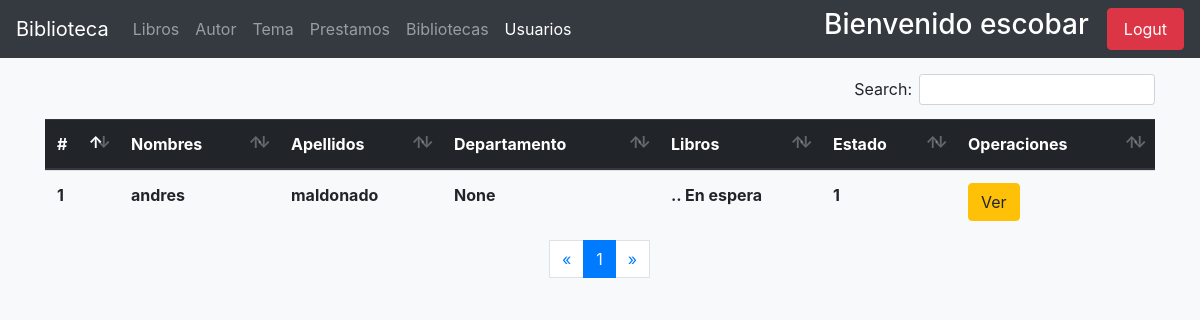
The app's page /user-list/ (signed in), older data.
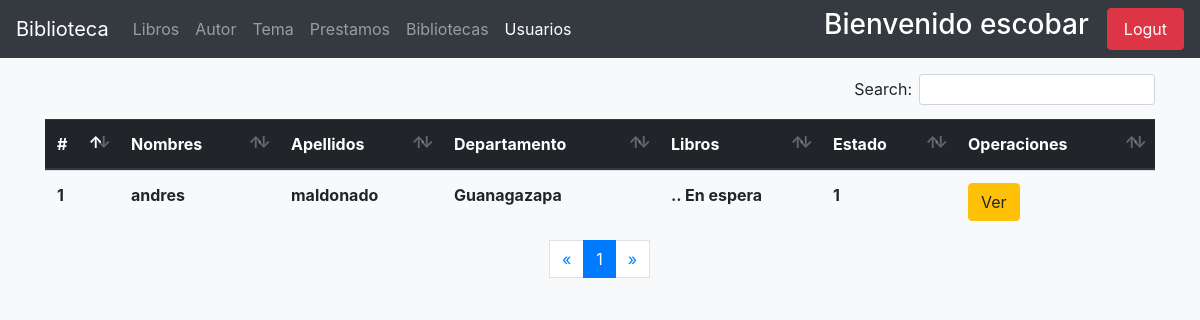
The same page, newer data.
### usuarios/models.py (models this page shows, shortened)
class User(AbstractUser):
    email = models.EmailField(unique=True)
    adress = models.CharField(max_length=100 , null=True, blank=True)
    celphone = models.PositiveIntegerField(blank=True, null=True)
    gender = models.BooleanField(default=True, choices = [
        (True, 'Male'),
        (False, 'Female'),
    ])
    birth_date = models.DateField(blank=True, null=True)
    cui = models.PositiveIntegerField(blank=True, null=True)
    departamento = models.ForeignKey(Departamento, on_delete=models.PROTECT,blank=True,  null=True)
    municipio = models.ForeignKey(Municipio, on_delete=models.CASCADE, blank=True, null=True)
    zona = models.PositiveIntegerField(_('zona del municipio'), blank=True, null=True)
    escolaridad = models.PositiveIntegerField(_('escolaridad'), default=0, choices=[
        ( 1, 'None' ),
        ( 2, 'Primaria'),
        ( 3,'Basicos'),
        ( 4, 'Diversificado'),
        ( 5, 'Universidad'),
        ( 6, 'Maestria'),
    ])
    establecimiento = models.CharField(_('establecimiento'), max_length=150, blank=True, null=True)
    estado = models.PositiveSmallIntegerField(_('estado'), default=1)
    imagen = models.ImageField(_('perfil'), upload_to='usuarios/avatares/', default='default_avatar.jpg', blank=True, null=True)
    USERNAME_FIELD = 'email'
    REQUIRED_FIELDS = ['username','first_name', 'last_name']

### models/paises/models.py (models this page shows)
class Municipio(models.Model):
    departamento = models.ForeignKey(Departamento, verbose_name=_('departamento'), on_delete=models.CASCADE)
    name = models.CharField(_('Municipio'), max_length=150)
    def __str__(self):
        return self.name

### usuarios/views.py (the view)
# urls.py: path('user-list/', views.UserListView.as_view(), name='list-users'),
class UserListView(AdminMixin, ListView):
    model = get_user_model()
    queryset = model.objects.filter(groups__name__in=['user'])
    context_object_name = 'Users'
    paginate_by = 5

### usuarios/mixins.py (called while the page is built)
def _user_mixin(group_name):
    class Mixin(LoginRequiredMixin, UserPassesTestMixin):
        login_url = reverse_lazy('usuarios:index')
        def test_func(self):
            user = self.request.user
            if user.is_superuser:
                return True
            group = Group.objects.get(name=group_name)
            return group in user.groups.all()
    return Mixin

### usuarios/templates/usuarios/user_list.html (shortened to what this page needs)
{% extends 'base.html' %}
{% block navbar_items %}
    <li class="nav-item ">
        <a class="nav-link" href="{% url 'book:admin_index' %}"> Libros <span class="sr-only">(current)</span></a>
    </li>
    <li class="nav-item">
        <a class="nav-link" href="{% url 'autor:autores-admin' %}"> Autor </a>
    </li>
    <li class="nav-item">
        <a class="nav-link" href="{% url 'temas:temas-admin' %}"> Tema </a>
    </li>
    <li class="nav-item ">
        <a href="{% url 'prestamos:prestamo-admin' %}" class="nav-link"> Prestamos </a>
    </li>
    <li class="nav-item ">
        <a href="{% url 'book:bibliotecas' %}" class="nav-link"> Bibliotecas </a>
    </li>
    <li class="nav-item active">
        <a class="nav-link" href="{% url 'usuarios:list-users' %}" > Usuarios </a>
    </li>
{% endblock navbar_items %}
{% block content %}
    <div class="container">
        <div class="table-responsive">
        <table class="table table-hover mt-4" id="table-controller">
            <thead class="thead-dark">
                <tr>
                    <th scope="col"> # </th>
                    <th scope="col"> Nombres </th>
                    <th scope="col"> Apellidos </th>
                    <th scope="col"> Departamento </th>
                    <th scope="col"> Libros </th>
                    <th scope="col"> Estado </th>
                    <th scope="col"> Operaciones </th>
                </tr>
            </thead>
            <tbody>
                {% for user in Users %}
                    <tr>
                        <th scope="row">{{ forloop.counter }}</th>
                        <th> {{ user.first_name }}</th>
                        <th> {{ user.last_name }} </th>
                        <th> {{ user.municipio }} </th>
                        <th>  .. En espera </th>
                        <th> {{ user.estado }} </th>
                        <th> <a href="{% url 'usuarios:user-detail' user.id %}" class="btn btn-warning"> Ver </a> </th>
                    </tr>
                    {% empty %}
                    <div class="container mt-2">
                        <li> No existen usuarios registrados </li>
                    </div>
                {% endfor %}
            </tbody>
        </table>
        </div>
        <nav aria-label="Page navigation example">
                <ul class="pagination justify-content-center">
                    {% if page_obj.has_previous %}
                        <li class="page-item"> <a href="?page={{ page_obj.previous_page_number }}" class="page-link" aria-label="Previous">&laquo;</a></li>
                    {% else %}
                    <li class="disabled"><span class="page-link">&laquo; </span> </li>
                    {% endif %}
                    {% for i in paginator.page_range %}
                        {% if page_obj.number == i %}
                            <li class="active page-item"><span class="page-link"> {{ i }} <span class="sr-only">current</span></span></li>
                        {% else %}
                            <li class="page-item"><a href="?page={{ i }}" class="page-link"> {{ i }} </a></li>
                        {% endif %}
                    {% endfor %}
                    {% if page_obj.has_next %}
                        <li class="page-item"><a href="?page={{ page_obj.next_page_number }}" class="page-link">&raquo;</a></li>
                    {% else %}
                        <li class="disabled" class="page-item"> <span class="page-link">&raquo;</span> </li>
                    {% endif %}
                </ul>
            </nav>
    </div>
{% endblock %}

Row changes from the older to the newer data that the page shows:
changed User "andres": municipio "None" → "Guanagazapa"
